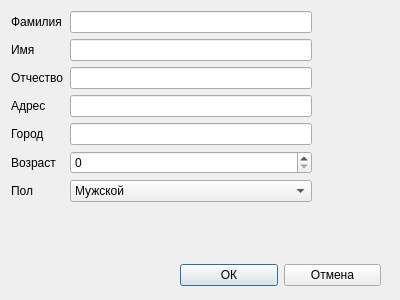
<?xml version="1.0" encoding="UTF-8"?>
<ui version="4.0">
 <class>addpatientdialog</class>
 <widget class="QDialog" name="addpatientdialog">
  <property name="geometry">
   <rect>
    <x>0</x>
    <y>0</y>
    <width>400</width>
    <height>300</height>
   </rect>
  </property>
  <property name="windowTitle">
   <string>Добавление пациента</string>
  </property>
  <widget class="QWidget" name="">
   <property name="geometry">
    <rect>
     <x>180</x>
     <y>260</y>
     <width>201</width>
     <height>31</height>
    </rect>
   </property>
   <layout class="QHBoxLayout" name="horizontalLayout">
    <item>
     <widget class="QPushButton" name="okButton">
      <property name="text">
       <string>ОК</string>
      </property>
     </widget>
    </item>
    <item>
     <widget class="QPushButton" name="cancelButton">
      <property name="text">
       <string>Отмена</string>
      </property>
     </widget>
    </item>
   </layout>
  </widget>
  <widget class="QWidget" name="">
   <property name="geometry">
    <rect>
     <x>11</x>
     <y>11</y>
     <width>301</width>
     <height>255</height>
    </rect>
   </property>
   <layout class="QFormLayout" name="formLayout">
    <item row="0" column="0">
     <widget class="QLabel" name="label">
      <property name="text">
       <string>Фамилия</string>
      </property>
     </widget>
    </item>
    <item row="0" column="1">
     <widget class="QLineEdit" name="famLineEdit"/>
    </item>
    <item row="1" column="0">
     <widget class="QLabel" name="label_2">
      <property name="text">
       <string>Имя</string>
      </property>
     </widget>
    </item>
    <item row="1" column="1">
     <widget class="QLineEdit" name="imyaLineEdit"/>
    </item>
    <item row="2" column="0">
     <widget class="QLabel" name="label_3">
      <property name="text">
       <string>Отчество</string>
      </property>
     </widget>
    </item>
    <item row="2" column="1">
     <widget class="QLineEdit" name="otchLineEdit"/>
    </item>
    <item row="3" column="0">
     <widget class="QLabel" name="label_4">
      <property name="text">
       <string>Адрес</string>
      </property>
     </widget>
    </item>
    <item row="3" column="1">
     <widget class="QLineEdit" name="adresLineEdit"/>
    </item>
    <item row="4" column="0">
     <widget class="QLabel" name="label_5">
      <property name="text">
       <string>Город</string>
      </property>
     </widget>
    </item>
    <item row="4" column="1">
     <widget class="QLineEdit" name="gorodLineEdit"/>
    </item>
    <item row="5" column="0">
     <widget class="QLabel" name="label_6">
      <property name="text">
       <string>Возраст</string>
      </property>
     </widget>
    </item>
    <item row="5" column="1">
     <widget class="QSpinBox" name="vozrastSpinBox"/>
    </item>
    <item row="6" column="0">
     <widget class="QLabel" name="label_7">
      <property name="text">
       <string>Пол</string>
      </property>
     </widget>
    </item>
    <item row="6" column="1">
     <widget class="QComboBox" name="polComboBox">
      <item>
       <property name="text">
        <string>Мужской</string>
       </property>
      </item>
      <item>
       <property name="text">
        <string>Женский</string>
       </property>
      </item>
     </widget>
    </item>
   </layout>
  </widget>
 </widget>
 <resources/>
 <connections/>
</ui>
